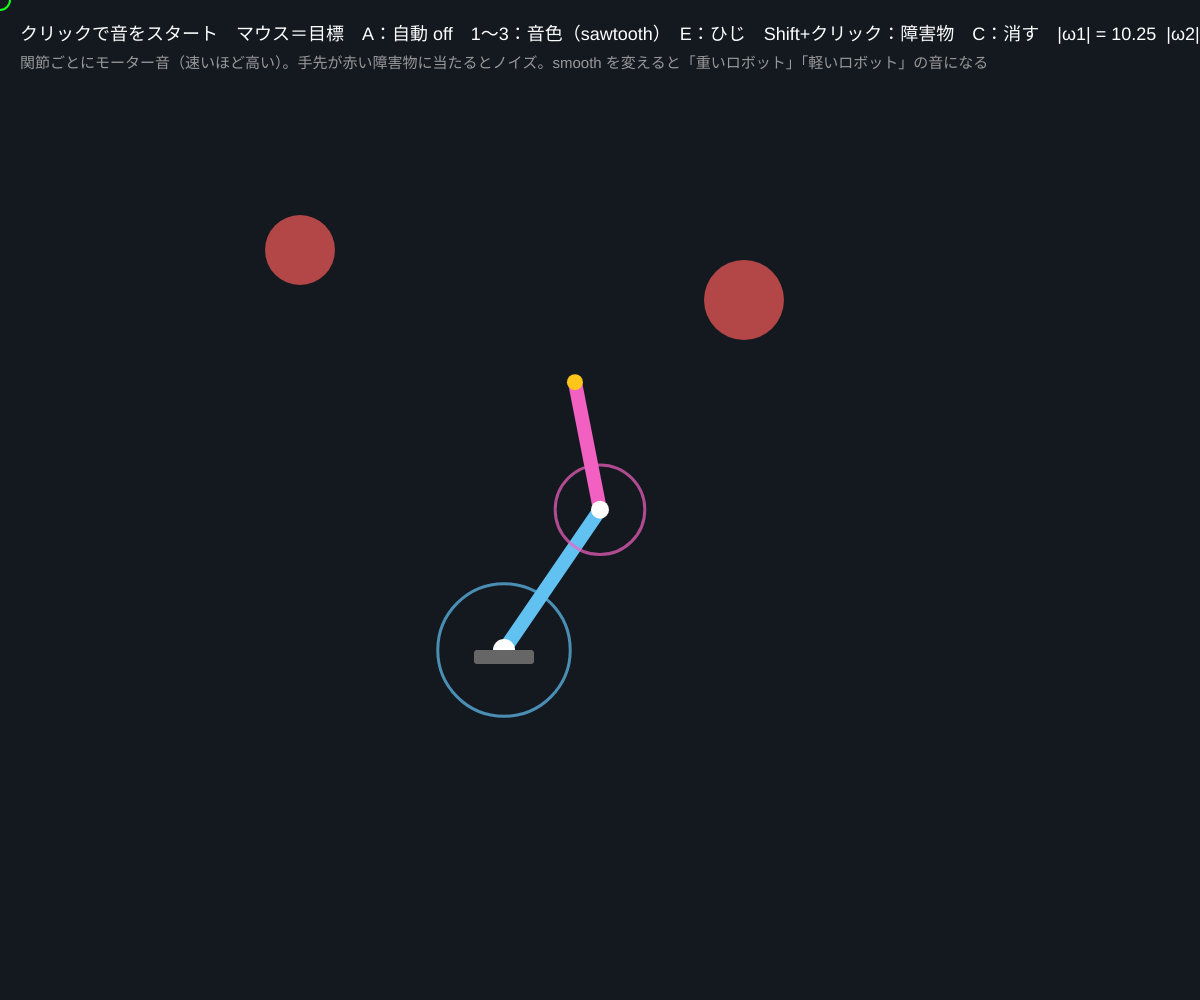
Frame 1 (no input)
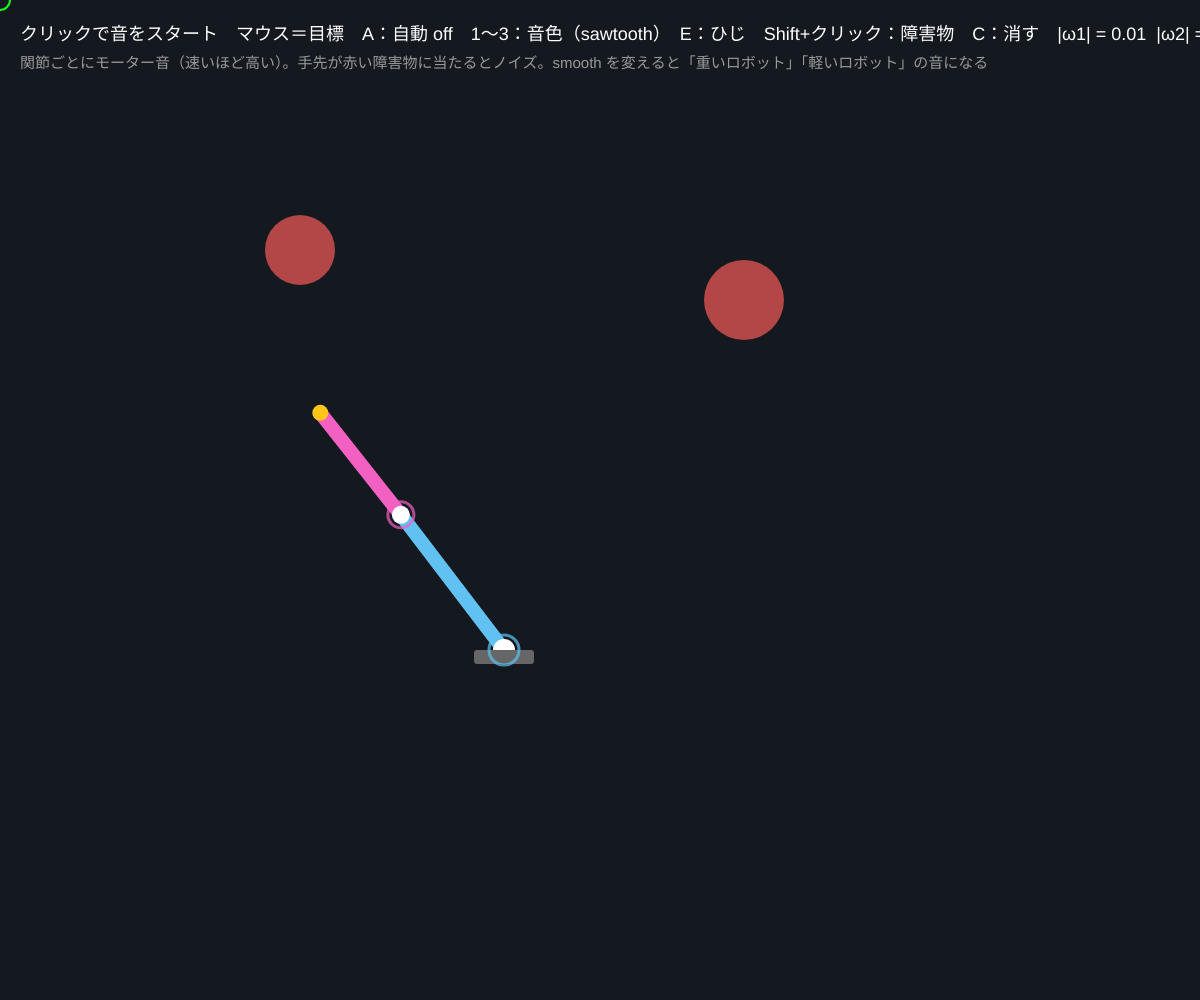
Frame 60 (no input)
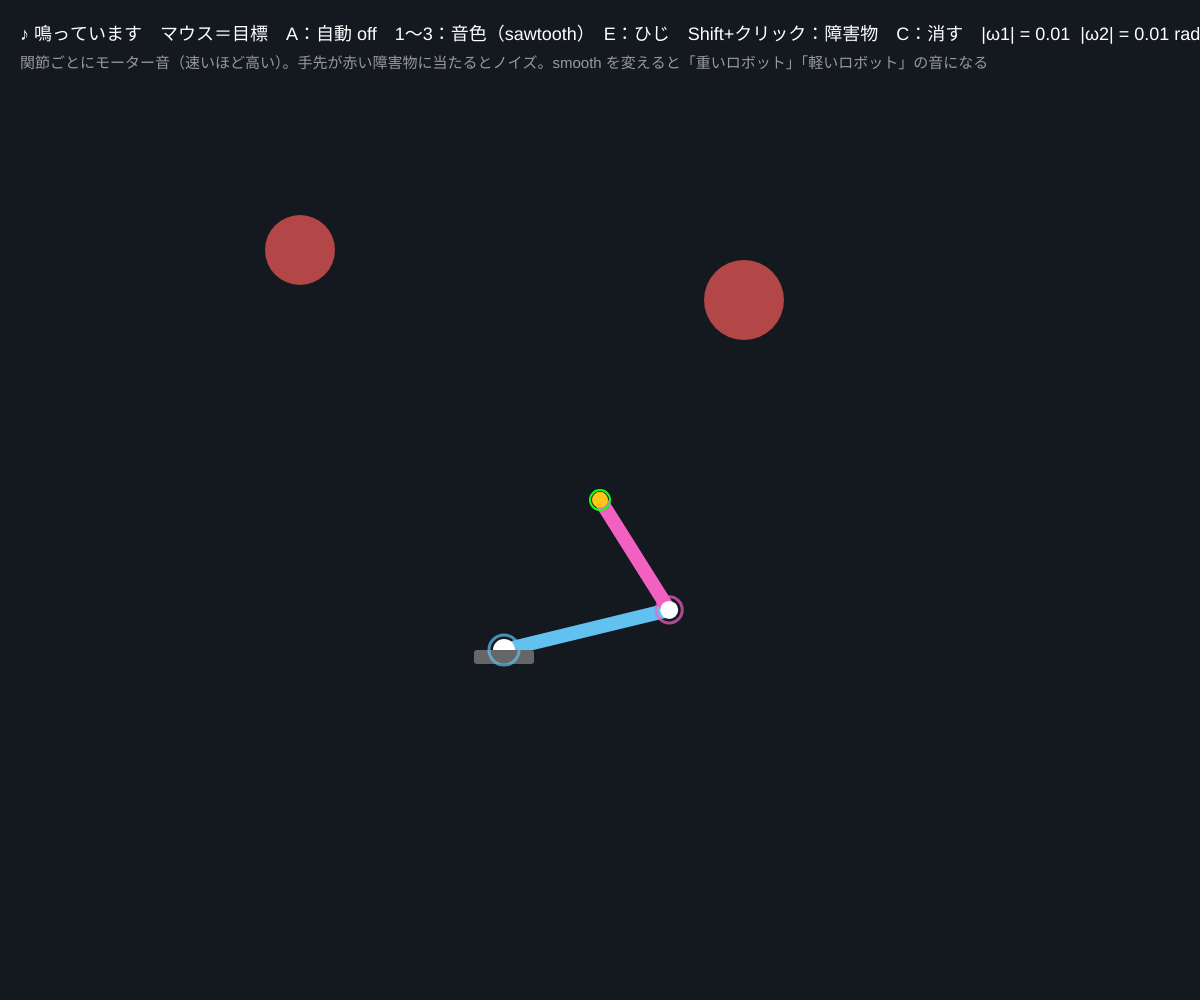
Frame 120 (the mouse pressed at the canvas centre since frame 60)

The p5.js sketch that drew these frames (run headless with seeded random() and noise() and a simulated clock; from frame 60 on, the mouse is pressed at the canvas centre):

// p5.js sketch
// ── sketch.js
// ============================================
// 14 ロボットの音
// アームの動きを音にする：関節の速さ → モーターの音の高さと大きさ、手先が壁にぶつかる → ノイズ
//   2 リンクの IK（01）でマウスを追いかける。自由制作のベース：音の決め方・アームの形・障害物を変えよう
// クリックで音をスタート / マウス = 目標 / A = 自動で動く / 1〜3 = モーターの音色 / E = ひじの向き / C = 障害物を消す / クリック（Shift）= 障害物
// ============================================

let L1 = 170, L2 = 130;         // ★ リンクの長さ
let q1 = 0.8, q2 = 0.9, pq1 = 0.8, pq2 = 0.9;
let elbowUp = true;
let smooth = 0.12;              // ★ 動きのなめらかさ（小さいほど重いモーター）
let auto = false;
let waveType = 'sawtooth';      // ★ モーターの波形
let motors = [];                // 2 つのモーターの音
let walls = [];                 // 障害物 {x, y, r}
let hitCooldown = 0;
let sparks = [];

function setup() {
  createCanvas(windowWidth, windowHeight);
  colorMode(HSB, 360, 100, 100, 100);
  walls = [{ x: width * 0.62, y: height * 0.3, r: 40 }, { x: width * 0.25, y: height * 0.25, r: 35 }];
}
function basePos() { return { x: width * 0.42, y: height * 0.65 }; }

function inverse(tx, ty, up) {
  let b = basePos();
  let x = tx - b.x, y = b.y - ty;
  let r = constrain(sqrt(x * x + y * y), abs(L1 - L2) + 0.01, L1 + L2 - 0.01);
  let c2 = constrain((r * r - L1 * L1 - L2 * L2) / (2 * L1 * L2), -1, 1);
  let a2 = acos(c2) * (up ? 1 : -1);
  return { a1: atan2(y, x) - atan2(L2 * sin(a2), L1 + L2 * cos(a2)), a2 };
}
function forward(a1, a2) {
  let b = basePos();
  let e = { x: b.x + L1 * cos(a1), y: b.y - L1 * sin(a1) };
  return { b, e, h: { x: e.x + L2 * cos(a1 + a2), y: e.y - L2 * sin(a1 + a2) } };
}
function approach(cur, goal) { let d = goal - cur; return cur + atan2(sin(d), cos(d)) * smooth; }

function draw() {
  background(215, 35, 12);
  let b = basePos();
  let tx = mouseX, ty = mouseY;
  if (auto) { let t = frameCount * 0.015; tx = b.x + 230 * cos(t) + 50 * cos(4 * t); ty = b.y - 140 - 110 * sin(2 * t); }
  let sol = inverse(tx, ty, elbowUp);
  pq1 = q1; pq2 = q2;
  q1 = approach(q1, sol.a1); q2 = approach(q2, sol.a2);
  let w1 = atan2(sin(q1 - pq1), cos(q1 - pq1)), w2 = atan2(sin(q2 - pq2), cos(q2 - pq2));   // 関節の角速度
  let fk = forward(q1, q2);

  // ★ 関節の速さ → モーター音（速いほど高く・大きく）
  setMotor(0, 60 + abs(w1) * 2500, min(0.25, abs(w1) * 6));
  setMotor(1, 90 + abs(w2) * 2500, min(0.25, abs(w2) * 6));

  // ★ 手先が障害物にぶつかったらノイズ
  if (hitCooldown > 0) hitCooldown--;
  for (let o of walls) {
    let d = sqrt(sq(fk.h.x - o.x) + sq(fk.h.y - o.y));
    if (d < o.r + 8 && hitCooldown === 0) {
      noiseBurst(0.4 + min(0.6, (abs(w1) + abs(w2)) * 10));
      hitCooldown = 12;
      for (let i = 0; i < 12; i++) sparks.push({ x: fk.h.x, y: fk.h.y, vx: random(-4, 4), vy: random(-4, 4), life: 20 });
    }
  }

  // 障害物
  noStroke();
  for (let o of walls) { fill(0, 60, 70); circle(o.x, o.y, o.r * 2); }
  // 腕
  stroke(200, 60, 95); strokeWeight(14); line(fk.b.x, fk.b.y, fk.e.x, fk.e.y);
  stroke(320, 60, 95); line(fk.e.x, fk.e.y, fk.h.x, fk.h.y);
  noStroke();
  fill(0, 0, 100); circle(fk.b.x, fk.b.y, 22); circle(fk.e.x, fk.e.y, 18);
  fill(45, 90, 100); circle(fk.h.x, fk.h.y, 16);
  fill(0, 0, 40); rect(b.x - 30, b.y, 60, 14, 3);
  // 速さの輪（モーターの音を目で見る）
  noFill(); strokeWeight(3);
  stroke(200, 60, 95, 70); circle(fk.b.x, fk.b.y, 30 + abs(w1) * 600);
  stroke(320, 60, 95, 70); circle(fk.e.x, fk.e.y, 26 + abs(w2) * 600);
  // 火花
  noStroke();
  for (let s of sparks) { s.x += s.vx; s.y += s.vy; s.life--; fill(45, 90, 100, s.life * 5); circle(s.x, s.y, 5); }
  sparks = sparks.filter((s) => s.life > 0);
  // 目標
  noFill(); stroke(120, 90, 100); strokeWeight(2); circle(tx, ty, 20);

  noStroke(); fill(0, 0, 100); textSize(18);
  text((audioCtx ? '♪ 鳴っています' : 'クリックで音をスタート') + '　マウス＝目標　A：自動 ' + (auto ? 'ON' : 'off') + '　1〜3：音色（' + waveType + '）　E：ひじ　Shift+クリック：障害物　C：消す　|ω1| = ' + nf(abs(w1) * 60, 1, 2) + '  |ω2| = ' + nf(abs(w2) * 60, 1, 2) + ' rad/s', 20, 40);
  fill(0, 0, 60); textSize(15);
  text('関節ごとにモーター音（速いほど高い）。手先が赤い障害物に当たるとノイズ。smooth を変えると「重いロボット」「軽いロボット」の音になる', 20, 68);
}

function mousePressed() {
  startAudio();
  if (keyIsDown(SHIFT) && mouseY > 90) walls.push({ x: mouseX, y: mouseY, r: 30 });
}
function keyPressed() {
  if (key === 'a' || key === 'A') auto = !auto;
  if (key === 'e' || key === 'E') elbowUp = !elbowUp;
  if (key === '1') waveType = 'sawtooth';
  if (key === '2') waveType = 'square';
  if (key === '3') waveType = 'triangle';
  if (key === 'c' || key === 'C') walls = [];
  for (let m of motors) m.o.type = waveType;
}

// ---------- やってみよう ----------
// 1. 音の高さを「関節の角度」で決める（速さでなく）と、腕の形がメロディになる。どちらが「ロボットらしい」？
// 2. 障害物に当たったときノイズではなく和音を鳴らす（startTone を使う）
// 3. 腕を 3 リンク（03）にしてモーターを 3 つに。音が増えると何に聞こえる？
// 4. 自動モードの軌道（cos, sin の係数）を変えてリズムをつくる。作品のベースに


// ==================================================
// ここから下は「音を鳴らすための道具」（モーター音・ノイズ）
// ==================================================
let audioCtx, masterOut;
function startAudio() {
  if (!audioCtx) {
    audioCtx = new AudioContext();
    masterOut = audioCtx.createDynamicsCompressor();
    masterOut.connect(audioCtx.destination);
    for (let i = 0; i < 2; i++) {
      let o = audioCtx.createOscillator(), f = audioCtx.createBiquadFilter(), g = audioCtx.createGain();
      o.type = waveType; o.frequency.value = 80;
      f.type = 'lowpass'; f.frequency.value = 900;
      g.gain.value = 0;
      o.connect(f); f.connect(g); g.connect(masterOut); o.start();
      motors.push({ o, f, g });
    }
  }
  audioCtx.resume();
}
// モーター i の音の高さ（Hz）と大きさ（0〜1）をなめらかに変える
function setMotor(i, freq, vol) {
  if (!audioCtx || !motors[i]) return;
  let t = audioCtx.currentTime;
  motors[i].o.frequency.setTargetAtTime(constrain(freq, 30, 2000), t, 0.03);
  motors[i].g.gain.setTargetAtTime(constrain(vol, 0, 0.3), t, 0.05);
}
// 短いノイズ（衝突音）
function noiseBurst(vol) {
  if (!audioCtx) return;
  let n = audioCtx.sampleRate * 0.15;
  let buf = audioCtx.createBuffer(1, n, audioCtx.sampleRate);
  let data = buf.getChannelData(0);
  for (let i = 0; i < n; i++) data[i] = (Math.random() * 2 - 1) * (1 - i / n);
  let src = audioCtx.createBufferSource(), g = audioCtx.createGain();
  src.buffer = buf; g.gain.value = constrain(vol, 0, 1);
  src.connect(g); g.connect(masterOut); src.start();
}
// 鳴らしっぱなしの音（やってみよう 2 用）
function startTone(f, vol, type) {
  if (!audioCtx) return null;
  let o = audioCtx.createOscillator(), g = audioCtx.createGain();
  o.type = type || 'sine'; o.frequency.value = f;
  g.gain.setValueAtTime(0.0001, audioCtx.currentTime);
  g.gain.exponentialRampToValueAtTime(vol, audioCtx.currentTime + 0.05);
  o.connect(g); g.connect(masterOut); o.start();
  return { o, g };
}
function stopTone(t) {
  if (!t) return;
  t.g.gain.setTargetAtTime(0.0001, audioCtx.currentTime, 0.05);
  t.o.stop(audioCtx.currentTime + 0.3);
}
